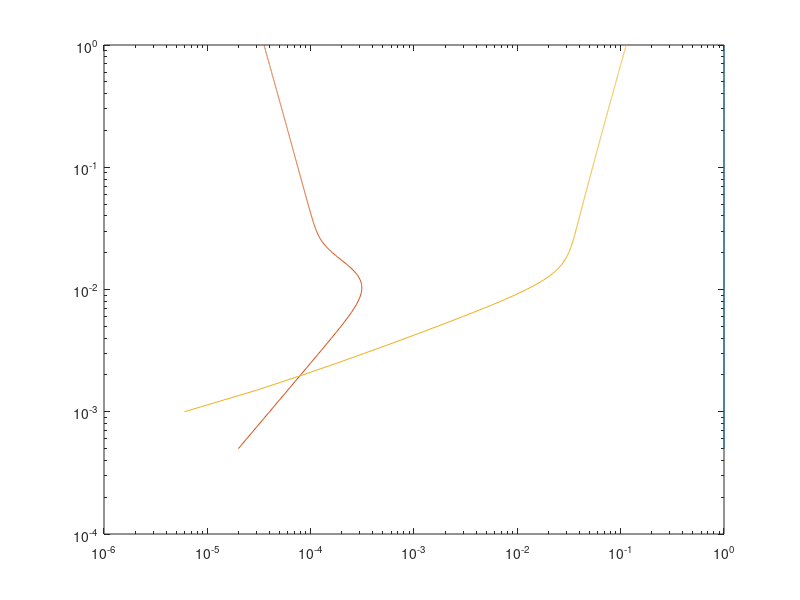

Reproduce this figure in MATLAB.
clear all;
close all;
clc

T=1;
N=[125,250,500,1000,2000];

r1=0.04;
r2=10*10*10*10;
r3=3*10.^7;

deriv1 = @(x1,x2,x3) -r1*x1+r2*x2*x3;
deriv2 = @(x1,x2,x3) r1*x1-r2*x2*x3-r2*x2*x2;
deriv3 = @(x1,x2,x3) r3*x2*x2;

%deriv= @(x1,x2,x3) [-r1x1


l=1;
endx1=[];
endx2=[];
endx3=[];
while l<length(N)+1
    
    x1=[1];
    x2=[0];
    x3=[0];
    n=1;
    
    while n<(N(l))
        h=T/N(l);


        k1=deriv1(x1(:,n),x2(:,n),x3(:,n));
        k2=deriv1(x1(:,n)+h*k1,x2(:,n),x3(:,n));
        k3=deriv1(x1(:,n)+h*k1/4+h*k2/4,x2(:,n),x3(:,n));

        x1temp=x1(:,n) + h/6 * (k1+k2+4*k3);

        k1=deriv2(x1(:,n),x2(:,n),x3(:,n));
        k2=deriv2(x1(:,n),x2(:,n)+h*k1,x3(:,n));
        k3=deriv2(x1(:,n),x2(:,n)+h*k1/4+h*k2/4,x3(:,n));

        x2temp=x2(:,n) + h/6 * (k1+k2+4*k3);

        k1=deriv3(x1(:,n),x2(:,n),x3(:,n));
        k2=deriv3(x1(:,n),x2(:,n),x3(:,n)+h*k1);
        k3=deriv3(x1(:,n),x2(:,n),x3(:,n)+h*k1/4+h*k2/4);

        x3temp=x3(:,n) + h/6 * (k1+k2+4*k3);

        x1(:,n+1)=x1temp;
        x2(:,n+1)=x2temp;
        x3(:,n+1)=x3temp;
        n=n+1;
    end
    
    endx1(l)=x1temp;
    endx2(l)=x2temp;
    endx3(l)=x3temp;
    l=l+1;
    x1temp
    x2temp
    x3temp

end
%endx1
%endx2
%endx3
%plot3(x1,x2,x3)
t=linspace(0,1,2000)
loglog(x1,t)
hold on
loglog(x2,t)
hold on 
loglog(x3,t)

